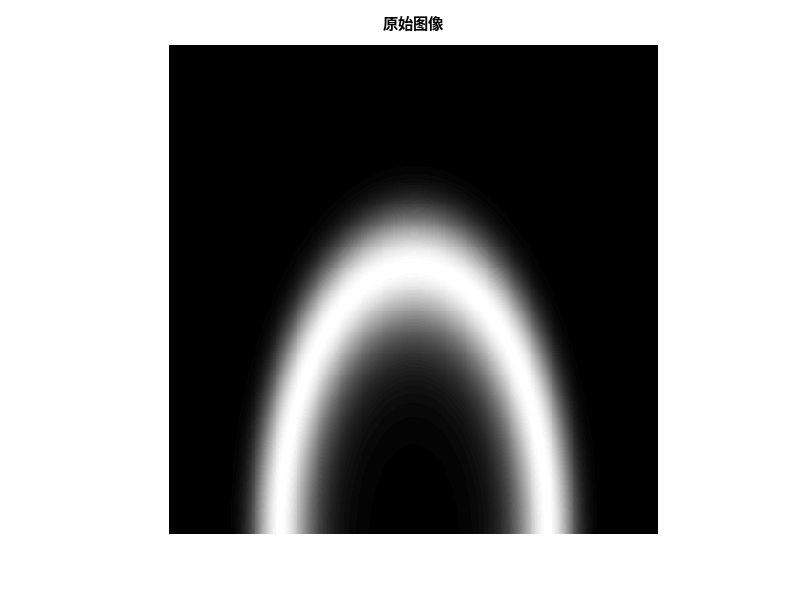

MATLAB code to generate this figure:
clear all;
clc;
close all;

hsize = 37;
num_iter = 10;
image_size= 512;

%% ===================== 1. 火焰辐射模型 =====================
t1 = 1200;     % 温度增量 (K)
t2 = 900;      % 环境温度 (K)
m  = 3;        % 形状参数
n  = 0.9;
R  = 0.040;     % m
Z  = 0.4;      % m

x1 = 0;  % 固定切面位置





Ny = 500;
Nz = 500;
[y,z] = meshgrid(linspace(-0.04, 0.04, Ny), linspace(0, 0.4, Nz));
% 温度场
term1 = m * (x1.^2/R.^2 + y.^2/R.^2 + z.^2/Z.^2) - n;

T1 = t1 * exp(-(term1.^2)) + t2;


% 单色辐射模型
lambda = 0.610;      % um
c1 = 3.7418e-16;
c2 = 1.4388e4;       % um*K
Eb1 = c1 .* lambda.^(-5) ./ (exp(c2 ./ (lambda .* T1)) - 1);


% Beer 衰减
ke = 8;             % m^-1
x_max = 0.025;
L1 = x_max - x1;


Q1 = Eb1 .* exp(-ke .* L1);



Q1 = flipud(imresize(im2double(Q1), [512 512]));



I = Q1 ;
I = mat2gray(I);

figure;
imshow(I, []);
title('原始图像');
